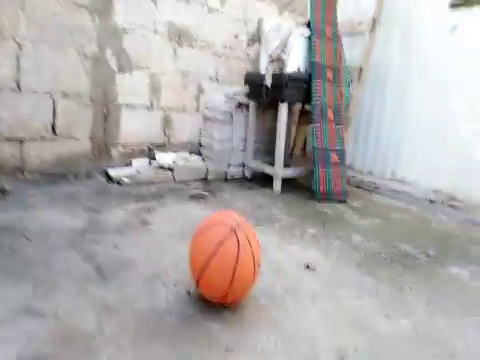
#> input picture frame 58 of Particle Filter/videoplayback (2).mp4, 480 x 360 px, given in place of videoplayback (1).mp4, which was not available
$ python particleFilter.py   (older library calls are emulated)
#> lines starting #> are read from the running program, lines starting #| are printed output that depends on the picture
import numpy as np
import cv2
from time import time

def similarity(img1, img2, std = 10):
    if np.subtract(img1.shape, img2.shape).any():
        return 0
    else:
        mse = np.sum(np.subtract(img1, img2, dtype=np.float32) ** 2)
        mse /= float(img1.shape[0] * img1.shape[1])
        return np.exp(-mse / 2 / std**2)

class ParticleFilter():

    def __init__(self, roi, search_space, num_particles, state_dims):
        self.roi = roi
        self.search_space = search_space
        self.num_particles = num_particles
        self.state_dims = state_dims
        self.particles = np.array([np.random.uniform(0, self.search_space[i], self.num_particles)
                                                                for i in range(self.state_dims)]).T
        self.weights = np.ones(len(self.particles))/len(self.particles)
        self.idxs = np.arange(self.num_particles)
        self.estimateSample()

    def update(self, frame):
        self.scatterParticles()
        self.getPatches(frame)
        self.resample()
        self.estimateSample()

    def scatterParticles(self):
        self.particles += np.random.normal(0, 15, self.particles.shape)

    def getPatches(self, frame):
        maxh, maxw = self.roi.shape[:2]
        minx = (self.particles[:, 0] - maxw/2).astype(np.int)
        miny = (self.particles[:, 1] - maxh/2).astype(np.int)
        candidates = [frame[miny[i]:miny[i] + maxh, minx[i]:minx[i] + maxw] for i in range(self.num_particles)]
        self.weights = np.array([similarity(cand, self.roi) for cand in candidates])
        self.weights /= np.sum(self.weights)

    def resample(self):
        j = np.random.choice(self.idxs, self.num_particles, True, p = self.weights.T)
        self.particles = np.array(self.particles[j])

    def estimateSample(self):
        idx = np.random.choice(self.idxs, 1, p = self.weights)
        self.state = self.particles[idx][0].astype(np.float16)

    def visualiseFilter(self, img):
        for p in self.particles:
            cv2.circle(img, tuple(p.astype(int)), 2, (0, 0, 255), -1)


capture = cv2.VideoCapture("videoplayback (1).mp4")
_, frame = capture.read()
#> frame is the input picture: shape (360, 480, 3); mean B, G, R 172.1, 172.9, 177.4
gray = cv2.cvtColor(frame, cv2.COLOR_RGB2GRAY)
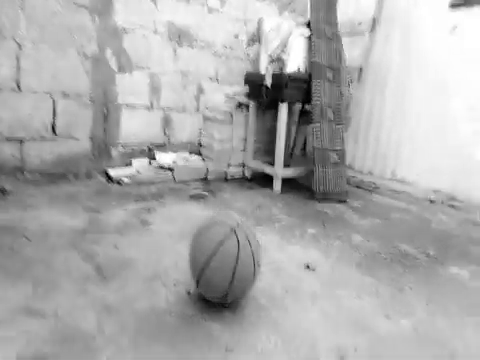
#> gray: shape (360, 480); min 0, max 255, mean 173.3
#> (the run stopped early here; a loop or call above may not have finished)

$ run again, starting later in the video
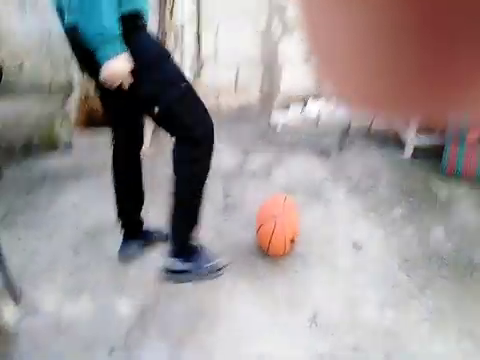
#> input picture frame 262 of Particle Filter/videoplayback (2).mp4, 480 x 360 px, given in place of videoplayback (1).mp4, which was not available
#> frame is the input picture: shape (360, 480, 3); mean B, G, R 151.8, 150.7, 157.3
#> `gray = cv2.cvtColor(frame, cv2.COLOR_RGB2GRAY)`:
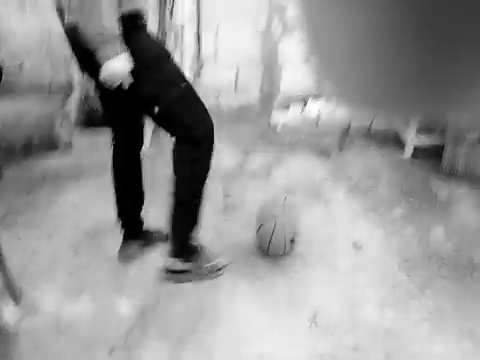
#> gray: shape (360, 480); min 0, max 255, mean 151.8

$ run again, starting later in the video
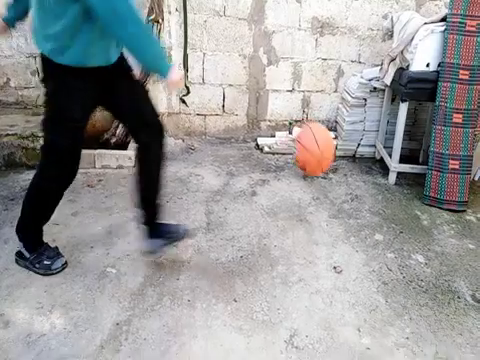
#> input picture frame 466 of Particle Filter/videoplayback (2).mp4, 480 x 360 px, given in place of videoplayback (1).mp4, which was not available
#> frame is the input picture: shape (360, 480, 3); mean B, G, R 153.8, 153.1, 152.1
#> `gray = cv2.cvtColor(frame, cv2.COLOR_RGB2GRAY)`:
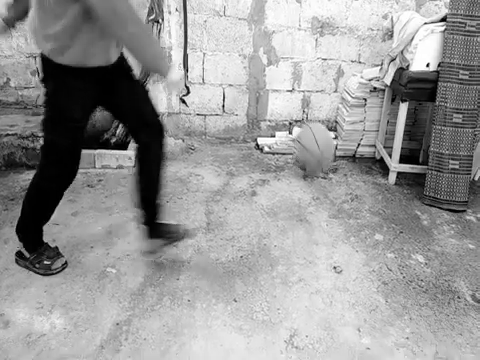
#> gray: shape (360, 480); min 0, max 255, mean 153.3
